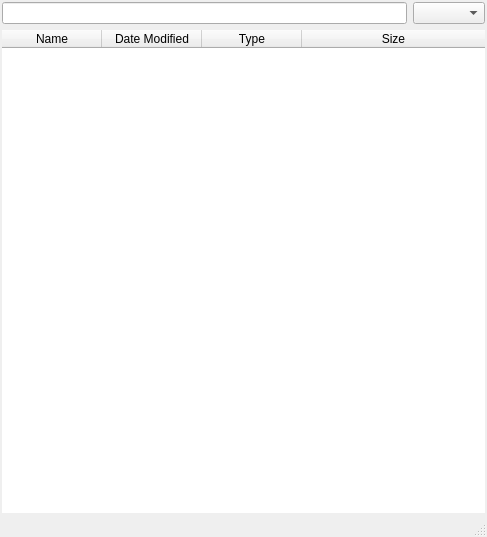
<?xml version="1.0" encoding="UTF-8"?>
<ui version="4.0">
 <class>FileManager</class>
 <widget class="QMainWindow" name="FileManager">
  <property name="geometry">
   <rect>
    <x>0</x>
    <y>0</y>
    <width>487</width>
    <height>537</height>
   </rect>
  </property>
  <property name="windowTitle">
   <string>MainWindow</string>
  </property>
  <property name="windowIcon">
   <iconset>
    <normaloff>scientist.ico</normaloff>scientist.ico</iconset>
  </property>
  <widget class="QWidget" name="centralwidget">
   <layout class="QVBoxLayout" name="verticalLayout">
    <property name="leftMargin">
     <number>2</number>
    </property>
    <property name="topMargin">
     <number>2</number>
    </property>
    <property name="rightMargin">
     <number>2</number>
    </property>
    <property name="bottomMargin">
     <number>2</number>
    </property>
    <item>
     <layout class="QHBoxLayout" name="horizontalLayout">
      <item>
       <widget class="QLineEdit" name="leInputPath"/>
      </item>
      <item>
       <widget class="QComboBox" name="cbDriver"/>
      </item>
     </layout>
    </item>
    <item>
     <widget class="QTableWidget" name="twList">
      <property name="focusPolicy">
       <enum>Qt::NoFocus</enum>
      </property>
      <property name="contextMenuPolicy">
       <enum>Qt::CustomContextMenu</enum>
      </property>
      <property name="styleSheet">
       <string notr="true">selection-background-color: rgb(0, 170, 255);</string>
      </property>
      <property name="frameShape">
       <enum>QFrame::NoFrame</enum>
      </property>
      <property name="editTriggers">
       <set>QAbstractItemView::NoEditTriggers</set>
      </property>
      <property name="selectionMode">
       <enum>QAbstractItemView::SingleSelection</enum>
      </property>
      <property name="selectionBehavior">
       <enum>QAbstractItemView::SelectRows</enum>
      </property>
      <property name="showGrid">
       <bool>false</bool>
      </property>
      <property name="gridStyle">
       <enum>Qt::CustomDashLine</enum>
      </property>
      <property name="rowCount">
       <number>0</number>
      </property>
      <attribute name="horizontalHeaderMinimumSectionSize">
       <number>20</number>
      </attribute>
      <attribute name="horizontalHeaderHighlightSections">
       <bool>false</bool>
      </attribute>
      <attribute name="horizontalHeaderStretchLastSection">
       <bool>true</bool>
      </attribute>
      <attribute name="verticalHeaderVisible">
       <bool>false</bool>
      </attribute>
      <attribute name="verticalHeaderMinimumSectionSize">
       <number>20</number>
      </attribute>
      <attribute name="verticalHeaderDefaultSectionSize">
       <number>20</number>
      </attribute>
      <attribute name="verticalHeaderStretchLastSection">
       <bool>false</bool>
      </attribute>
      <column>
       <property name="text">
        <string>Name</string>
       </property>
      </column>
      <column>
       <property name="text">
        <string>Date Modified</string>
       </property>
      </column>
      <column>
       <property name="text">
        <string>Type</string>
       </property>
      </column>
      <column>
       <property name="text">
        <string>Size</string>
       </property>
      </column>
     </widget>
    </item>
   </layout>
  </widget>
  <widget class="QMenuBar" name="menubar">
   <property name="geometry">
    <rect>
     <x>0</x>
     <y>0</y>
     <width>487</width>
     <height>23</height>
    </rect>
   </property>
  </widget>
  <widget class="QStatusBar" name="statusbar"/>
 </widget>
 <resources/>
 <connections/>
</ui>
